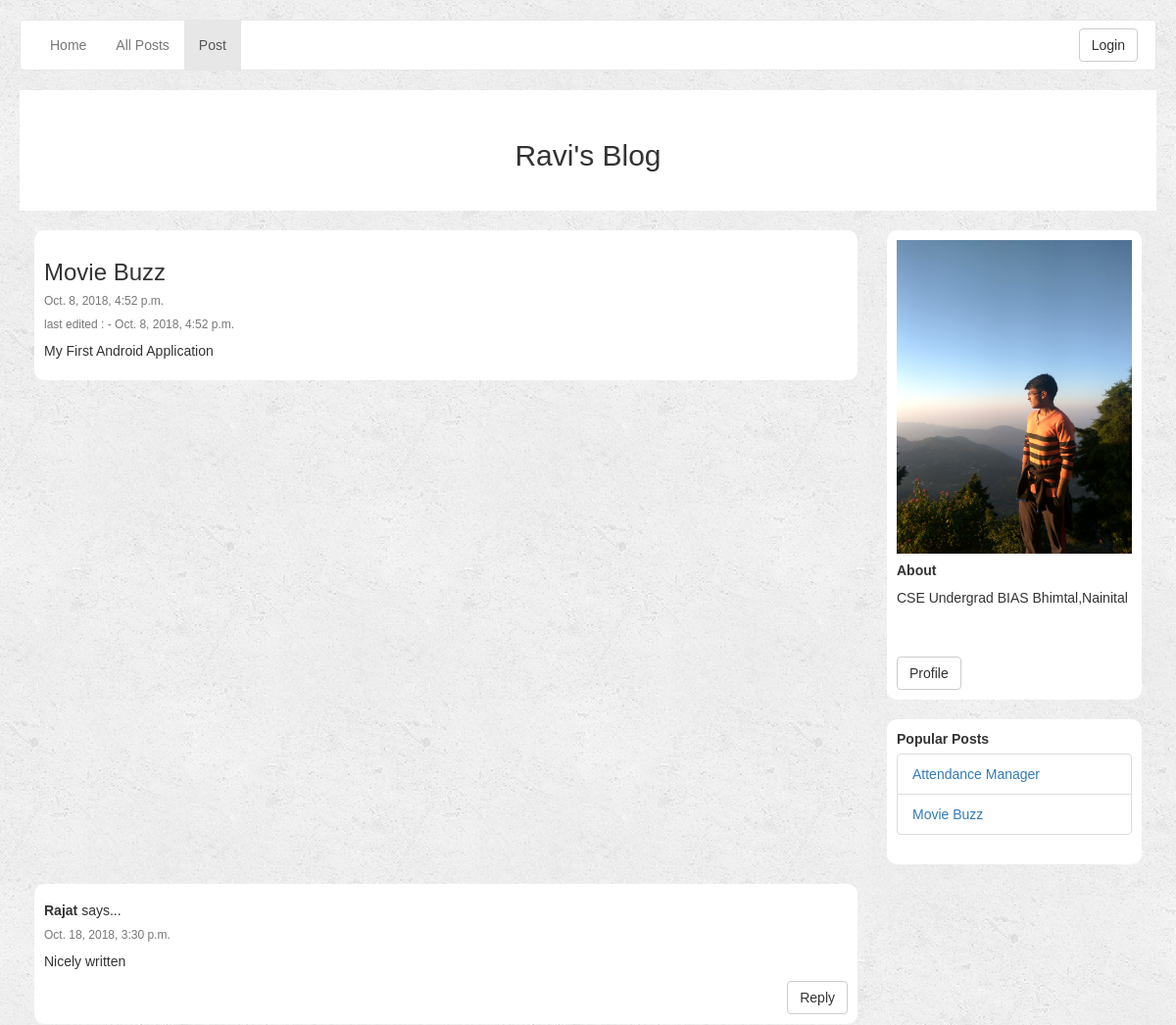
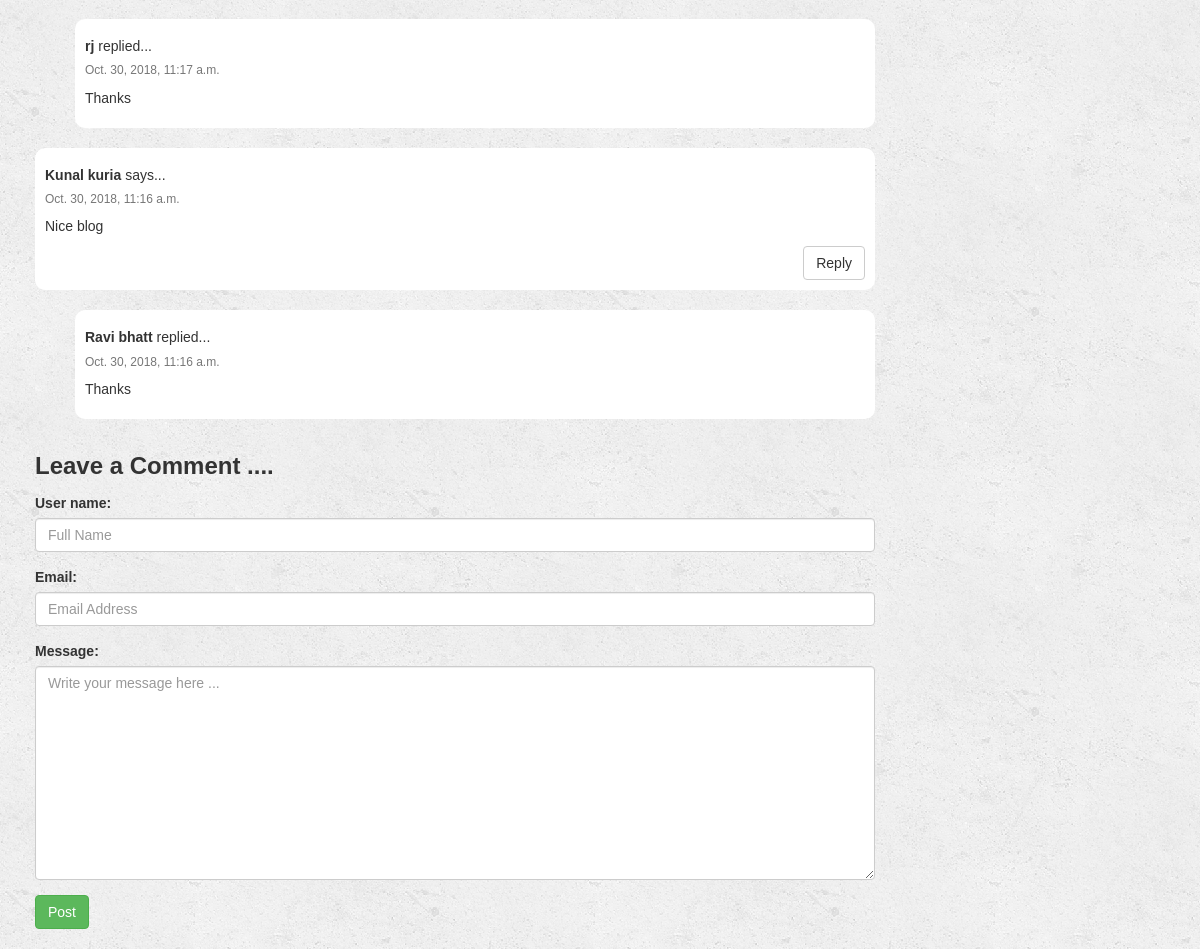
Screenshot of /mrrobot/post/2/ with the database file from the repository (2 pictures, top to bottom).
### myblog/models.py (models this page shows, shortened)
class User_Profile(models.Model):
    user = models.OneToOneField(User, on_delete=models.CASCADE , related_name='profile')
    username = models.CharField(max_length=254, null=False)
    password = models.CharField(max_length=254, null=False)
    email = models.EmailField(max_length=254, null=False)
    about_user = models.CharField(max_length=254, null=False)
    blog_name = models.CharField(max_length=254, null=False)
    profile_link = models.CharField(max_length=254, null=False)
    profile_pic = models.ImageField(upload_to="profile_picture/",blank=True , default='default/avatar.png')

class Posts(models.Model):
    user = models.ForeignKey(User,related_name="my_post",on_delete=models.CASCADE,default=1)
    title = models.CharField(max_length=100 , null=False)
    body = models.CharField(max_length=4000 , null=False)
    created_on = models.DateTimeField(auto_now_add=True)
    updated_on = models.DateTimeField(auto_now_add=True)

class Comments(models.Model):
    user_name = models.CharField(max_length=100, null=False)
    email = models.EmailField(max_length=100, null=False)
    message = models.CharField(max_length=1000, null=False)
    created_on = models.DateTimeField(auto_now_add=True)
    post = models.ForeignKey(Posts, related_name='comment', on_delete=models.CASCADE)

class Reply(models.Model):
    user_name = models.CharField(max_length=100, null=False)
    email = models.EmailField(max_length=100, null=False)
    message = models.CharField(max_length=1000, null=False)
    created_on = models.DateTimeField(auto_now_add=True)
    comment = models.ForeignKey(Comments, related_name='reply', on_delete=models.CASCADE)

### myblog/views.py (the view, shortened to what this page needs)
# urls.py: re_path(r'^(?P<user>\w+)/post/(?P<post_id>\d+)/$', views.specific_post ,name="specific_post"),
def specific_post(request , post_id,user):
    blog_admin = User.objects.get(username=user)
    all_posts = blog_admin.my_post.all()
    requested_post = blog_admin.my_post.get(pk=post_id)
    user_detail = blog_admin.profile
    form = NewCommentForm()
    reply_form = NewReplyForm()
    return render(request, 'post_detail.html', {'post': requested_post, 'all_posts': all_posts ,'form':form ,'user_detail':user_detail ,'reply_form':reply_form ,'blog_admin':user})

### myblog/forms.py
class NewCommentForm(forms.ModelForm):
    message = forms.CharField(widget=forms.Textarea(attrs={'placeholder': 'Write your message here ...'}), max_length=1000)
    email = forms.EmailField(widget=forms.EmailInput(attrs={'placeholder': 'Email Address'}), max_length=100)
    user_name = forms.CharField(widget=forms.TextInput(attrs={'placeholder': 'Full Name'}), max_length=100)
    class Meta:
        model = Comments
        fields = ['user_name', 'email' , 'message']

class NewReplyForm(forms.ModelForm):
    message = forms.CharField(widget=forms.Textarea(attrs={'placeholder': 'Write your message here ...'}), max_length=1000)
    email = forms.EmailField(widget=forms.EmailInput(attrs={'placeholder': 'Email Address'}), max_length=100)
    user_name = forms.CharField(widget=forms.TextInput(attrs={'placeholder': 'Full Name'}), max_length=100)
    class Meta:
        model = Reply
        fields = ['user_name', 'email' , 'message']

### templates/post_detail.html (shortened to what this page needs)
{% extends 'base.html' %}
{% load widget_tweaks %}
{% block navbar_left %}
<li><a href="{%  url 'first_page' blog_admin %}">Home</a></li>
<li><a href="{%  url 'all_post' blog_admin %}">All Posts </a></li>
<li class="active"><a href="#">Post</a></li>
{% endblock %}
{% block post_card %}
<div class="col-lg-9 col-md-9">
    <div class="card">
        <div class="card-body">
            <h3 class="card-title">{{ post.title }}</h3>
            <h6 class="card-subtitle mb-2 text-muted">{{ post.created_on }}</h6>
            <h6 class="card-subtitle mb-2 text-muted"> last edited : - {{ post.updated_on }}</h6>
            <p>{{ post.body }}</p>
        </div>
    </div>
</div>
{% endblock %}
{% block row_2 %}
{% for comment in post.comment.all %}
<div class="card">
    <div class="card-body">
        <h5 class="card-title"><strong>{{ comment.user_name }}</strong> says...</h5>
        <h6 class="card-subtitle mb-2 text-muted">{{ comment.created_on }}</h6>
        <p class="comment_text">{{ comment.message }}</p>
        <p class="replyButton" align="right"><a class="btn btn-default" onclick="reply({{ comment.pk }})">Reply</a></p>
    </div>
</div>
{% for reply in comment.reply.all %}
<div class="card reply">
    <div class="card-body">
        <h5 class="card-title"><strong>{{ reply.user_name }}</strong> replied...</h5>
        <h6 class="card-subtitle mb-2 text-muted">{{ reply.created_on }}</h6>
        <p class="comment_text">{{ reply.message }}</p>
    </div>
</div>
{% endfor %}
{% endfor %}
<div class="leave_reply">
    <strong>Leave a Comment ....</strong>
</div>
<form method="post" novalidate>
    {% for field in form %}
    <div class="form-group">
        {{ field.label_tag }}
        {% if form.is_bound %}
        {% if field.errors %}
        {% render_field field class="form-control is-invalid" %}
        {% for error in field.errors %}
        <div class="invalid-feedback">
            {{ error }}
        </div>
        {% endfor %}
        {% else %}
        {% render_field field class="form-control is-valid" %}
        {% endif %}
        {% else %}
        {% render_field field class="form-control" %}
        {% endif %}
    </div>
    {% endfor %}
    <button type="submit" class="btn btn-success">Post</button>
</form>
{% endblock %}

### templates/base.html (shortened to what this page needs)
<!DOCTYPE html>
{% load widget_tweaks %}
{% load static %}
<html>
<head>
	<link rel="stylesheet" href="{% static 'css/bootstrap.min.css' %}">
    <link rel="stylesheet" href="{% static 'css/styles.css' %}">
<body>
	 <div class="header">
		<nav class="navbar navbar-default">
		  <div class="container-fluid nav_container">
		    <ul class="nav navbar-nav">
				{% block navbar_left %}
                {% endblock %}
		    </ul>
            <p class="navbar-btn navbar-right">
                {% block navbar_right %}
                {% if user.is_authenticated %}
                     <a class="btn btn-default" href="{%  url 'settings' user.username %}">Setting</a>
                     <a class="btn btn-default" href="{%  url 'new_post' user.username %}">New Post</a>
                     <a class="btn btn-default" href="{%  url 'logout' %}">Logout</a>
				{% else %}
					<a class="btn btn-default" href="{%  url 'home' %}">Login</a>
              {% endif %}
              {% endblock %}
		  </div>
		</nav>
  		{% block blog-name %}
         <div class="blog_name">
  			<h2>{{ user_detail.blog_name }}</h2>
  		</div>
         {% endblock %}
	</div>
	<div class="container-fluid">
        {% block container-body %}
		<div class="row">
			{% block post_card %}
            {% endblock %}
			<div class="col-lg-3 col-md-3">
				<div class="card " >
				  <div class="card-body">
                    {% if user_detail.profile_pic %}
                      <img class=" profile-image" src="{{ user_detail.profile_pic.url }}" >
                      {% endif %}
				    <h5 class="card-title"><strong>About </strong></h5>
				    <p class="card-text">{{ user_detail.about_user }}</p>
				    <a href={{user_detail.profile_link}} class="card-link btn btn-default" target="_blank">Profile</a>
				  </div>
				</div>
				<div class="card">
				  <div class="card-header">
				    <strong>Popular Posts</strong>
				  </div>
				  <ul class="list-group list-group-flush">
				    {% for post in all_posts %}
                    <li class="list-group-item"><a href="{%  url 'specific_post' blog_admin post.pk  %}">{{ post.title }}</a></li>
                    {% endfor %}
				  </ul>
				</div>
			</div>
		</div>
		<div class="row">
            <div class="col-lg-9 col-md-9">
                {% block row_2 %}
        	    {% endblock row_2 %}
            </div>
		</div>
        {% endblock container-body %}
	</div>
</body>
</html>

### static/css/styles.css (style rules this page uses)
body { font-family: Arial; padding: 20px; background: #ddd; background-image: url(../image/back.png); }
.navbar-btn { margin: 0px; margin-top: 5px; padding: 3px; }
.navbar { background: white; padding: 0px; }
.nav_container { margin-top: 0px; }
.blog_name { padding: 30px; font-size: 40px; text-align: center; background: white; }
.card { margin-top: 20px; background: white; padding: 10px; border-radius: 10px; }
.card-header { margin-bottom: 5px; }
.card-text { overflow: hidden; height: 60px; }
.leave_reply { margin-top: 30px; margin-bottom: 10px; font-size: x-large; }
.replyButton { margin-bottom: 00px; }
.reply { margin-left: 40px; margin-top: 20px; }
.profile-image { max-width: 100%; height: auto; padding: 0px; margin: 0px; }

### rows the page displays
User_Profile: blog_name "Ravi's Blog", profile_pic (picture), about_user "CSE Undergrad BIAS Bhimtal,Nainital"
Posts: title "Movie Buzz", created_on "Oct. 8, 2018, 4:52 p.m.", updated_on "Oct. 8, 2018, 4:52 p.m.", body "My First Android Application"
Posts: title "Attendance Manager"
Comments: user_name "Rajat", created_on "Oct. 18, 2018, 3:30 p.m.", message "Nicely written"
Reply: user_name "rj", created_on "Oct. 30, 2018, 11:17 a.m.", message "Thanks"
Comments: user_name "Kunal kuria", created_on "Oct. 30, 2018, 11:16 a.m.", message "Nice blog"
Reply: user_name "Ravi bhatt", created_on "Oct. 30, 2018, 11:16 a.m.", message "Thanks"

### other values shown
{{ field.label_tag }} "User name:" "Email:" "Message:"
